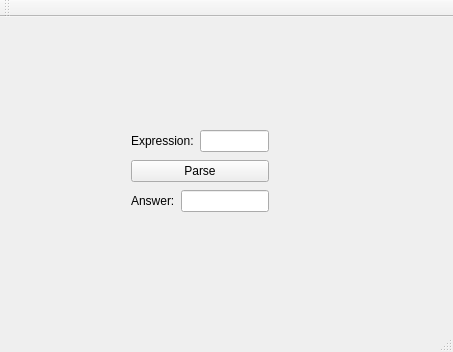
<?xml version="1.0" encoding="UTF-8"?>
<ui version="4.0">
 <class>MainWindow</class>
 <widget class="QMainWindow" name="MainWindow">
  <property name="geometry">
   <rect>
    <x>0</x>
    <y>0</y>
    <width>453</width>
    <height>352</height>
   </rect>
  </property>
  <property name="windowTitle">
   <string>MainWindow</string>
  </property>
  <widget class="QWidget" name="centralWidget">
   <widget class="QWidget" name="verticalLayoutWidget">
    <property name="geometry">
     <rect>
      <x>120</x>
      <y>100</y>
      <width>160</width>
      <height>111</height>
     </rect>
    </property>
    <layout class="QVBoxLayout" name="verticalLayout">
     <item>
      <layout class="QHBoxLayout" name="horizontalLayout">
       <item>
        <widget class="QLabel" name="labelExpression">
         <property name="text">
          <string>Expression:</string>
         </property>
        </widget>
       </item>
       <item>
        <widget class="QLineEdit" name="lineEditInputExpression"/>
       </item>
      </layout>
     </item>
     <item>
      <widget class="QPushButton" name="pushButtonParseExpression">
       <property name="text">
        <string>Parse</string>
       </property>
      </widget>
     </item>
     <item>
      <layout class="QHBoxLayout" name="horizontalLayout_2">
       <item>
        <widget class="QLabel" name="labelExpressionAnswer">
         <property name="text">
          <string>Answer:</string>
         </property>
        </widget>
       </item>
       <item>
        <widget class="QLineEdit" name="lineEditParseAnswer">
         <property name="readOnly">
          <bool>true</bool>
         </property>
        </widget>
       </item>
      </layout>
     </item>
    </layout>
   </widget>
  </widget>
  <widget class="QMenuBar" name="menuBar">
   <property name="geometry">
    <rect>
     <x>0</x>
     <y>0</y>
     <width>453</width>
     <height>21</height>
    </rect>
   </property>
  </widget>
  <widget class="QToolBar" name="mainToolBar">
   <attribute name="toolBarArea">
    <enum>TopToolBarArea</enum>
   </attribute>
   <attribute name="toolBarBreak">
    <bool>false</bool>
   </attribute>
  </widget>
  <widget class="QStatusBar" name="statusBar"/>
 </widget>
 <layoutdefault spacing="6" margin="11"/>
 <resources/>
 <connections/>
</ui>
